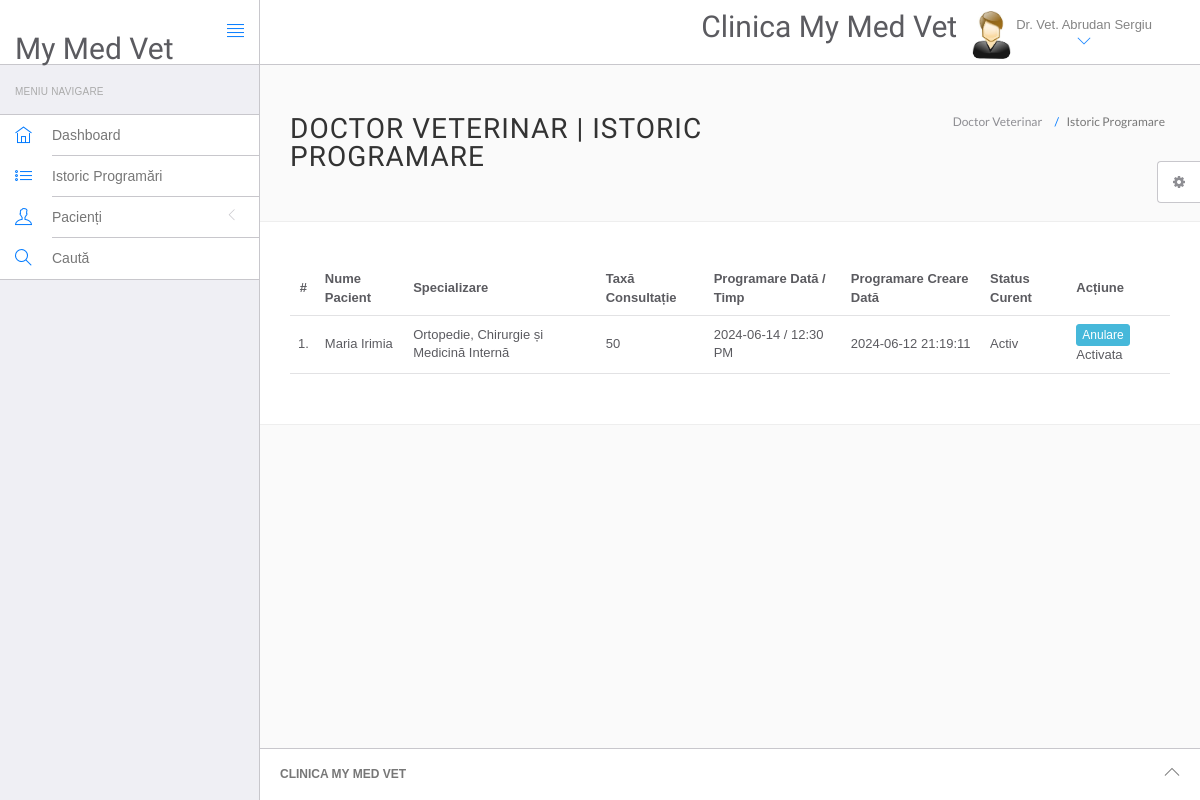
Before: /mymedvet/doctor/appointment-history.php (signed in) with the older database file.
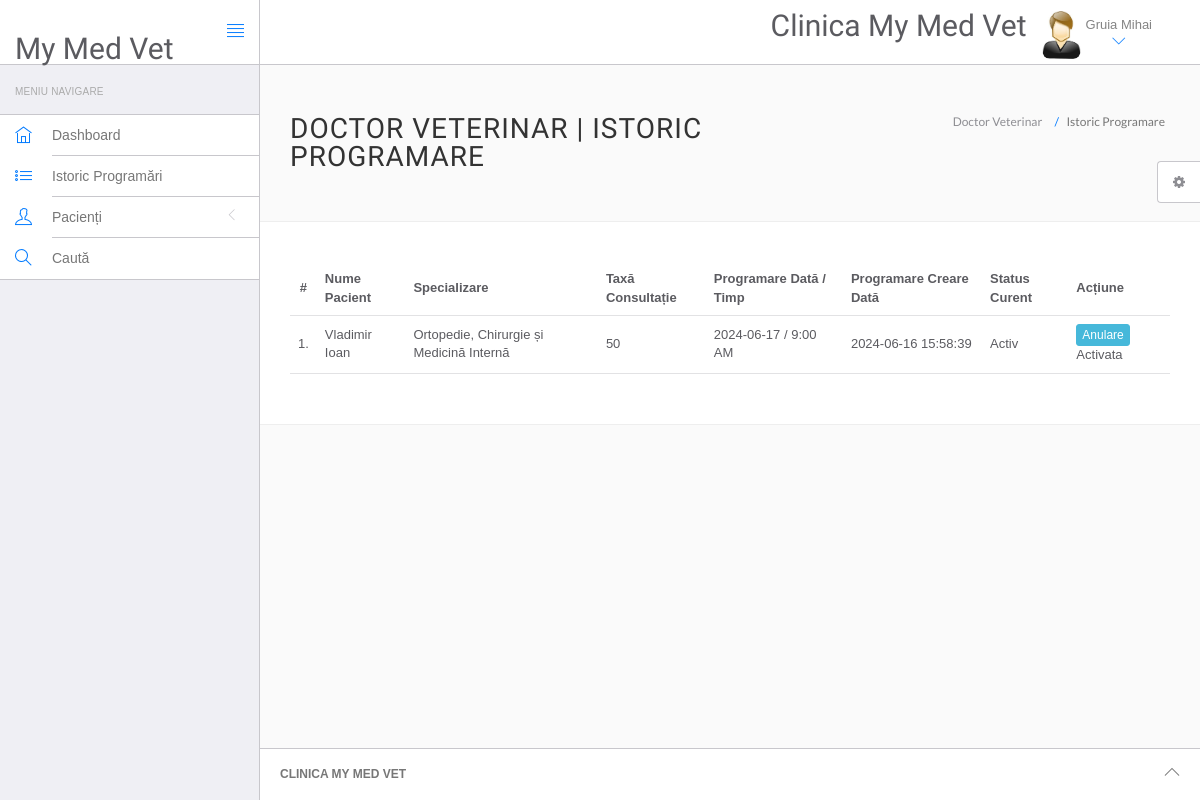
After: the same page with the newer database file.
### tables this page shows
CREATE TABLE `vetdoc` (
  `id` int(11) NOT NULL,
  `specialization` varchar(255) DEFAULT NULL,
  `vetdocName` varchar(255) DEFAULT NULL,
  `address` longtext DEFAULT NULL,
  `vetdocFees` varchar(255) DEFAULT NULL,
  `phoneNumber` bigint(12) DEFAULT NULL,
  `vetdocEmail` varchar(255) DEFAULT NULL,
  `password` varchar(255) DEFAULT NULL,
  `createDate` timestamp NULL DEFAULT current_timestamp(),
  `updateDate` timestamp NULL DEFAULT NULL ON UPDATE current_timestamp()
);

CREATE TABLE `appointment` (
  `id` int(11) NOT NULL,
  `vetdocSpecialization` varchar(255) DEFAULT NULL,
  `vetdocId` int(11) DEFAULT NULL,
  `userId` int(11) DEFAULT NULL,
  `consultancyFees` int(11) DEFAULT NULL,
  `appointmentDate` varchar(255) DEFAULT NULL,
  `appointmentTime` varchar(255) DEFAULT NULL,
  `postingDate` timestamp NULL DEFAULT current_timestamp(),
  `userStatus` int(11) DEFAULT NULL,
  `vetdocStatus` int(11) DEFAULT NULL,
  `updateDate` timestamp NULL DEFAULT NULL ON UPDATE current_timestamp()
);

CREATE TABLE `users` (
  `id` int(11) NOT NULL,
  `fullName` varchar(255) DEFAULT NULL,
  `address` longtext DEFAULT NULL,
  `city` varchar(255) DEFAULT NULL,
  `gender` varchar(255) DEFAULT NULL,
  `email` varchar(255) DEFAULT NULL,
  `password` varchar(255) DEFAULT NULL,
  `regDate` timestamp NULL DEFAULT current_timestamp(),
  `updateDate` timestamp NULL DEFAULT NULL ON UPDATE current_timestamp()
);

### mymedvet/doctor/appointment-history.php (the view, shortened to what the changed rows need)
<?php
include('include/config.php');
if(strlen($_SESSION['id']==0)) {
 header('location:logout.php');
  } else{
?>
<!DOCTYPE html>
<html lang="en">
	<head>
		<link rel="stylesheet" href="vendor/bootstrap/css/bootstrap.min.css">
		<link rel="stylesheet" href="vendor/fontawesome/css/font-awesome.min.css">
		<link rel="stylesheet" href="vendor/themify-icons/themify-icons.min.css">
		<link href="vendor/animate.css/animate.min.css" rel="stylesheet" media="screen">
		<link href="vendor/perfect-scrollbar/perfect-scrollbar.min.css" rel="stylesheet" media="screen">
		<link href="vendor/switchery/switchery.min.css" rel="stylesheet" media="screen">
		<link href="vendor/bootstrap-touchspin/jquery.bootstrap-touchspin.min.css" rel="stylesheet" media="screen">
		<link href="vendor/select2/select2.min.css" rel="stylesheet" media="screen">
		<link href="vendor/bootstrap-datepicker/bootstrap-datepicker3.standalone.min.css" rel="stylesheet" media="screen">
		<link href="vendor/bootstrap-timepicker/bootstrap-timepicker.min.css" rel="stylesheet" media="screen">
		<link rel="stylesheet" href="customstyle/css/styles.css">
		<link rel="stylesheet" href="customstyle/css/plugins.css">
		<link rel="stylesheet" href="customstyle/css/themes/theme-1.css" id="skin_color" />
	</head>
	<body>
		<div id="app">
			<div class="app-content">
					<?php include('include/header.php');?>
				<div class="main-content" >
					<div class="wrap-content container" id="container">
						<section id="page-title">
							<div class="row">
								<div class="col-sm-8">
									<h1 class="mainTitle">Doctor Veterinar | Istoric Programare</h1>
																	</div>
							</div>
						</section>
						<div class="container-fluid container-fullw bg-white">
									<div class="row">
								<div class="col-md-12">
									<table class="table table-hover" id="sample-table-1">
										<thead>
											<tr>
												<th class="center">#</th>
												<th class="hidden-xs">Nume Pacient</th>
												<th>Specializare</th>
												<th>Taxă Consultație</th>
												<th>Programare Dată / Timp </th>
												<th>Programare Creare Dată </th>
												<th>Status Curent</th>
												<th>Acțiune</th>
											</tr>
										</thead>
										<tbody>
<?php
$sql=mysqli_query($con,"select users.fullName as fname,appointment.*  from appointment join users on users.id=appointment.userId where appointment.vetdocId='".$_SESSION['id']."'");
$cnt=1;
while($row=mysqli_fetch_array($sql))
{
?>
											<tr>
												<td class="center"><?php echo $cnt;?>.</td>
												<td class="hidden-xs"><?php echo $row['fname'];?></td>
												<td><?php echo $row['vetdocSpecialization'];?></td>
												<td><?php echo $row['consultancyFees'];?></td>
												<td><?php echo $row['appointmentDate'];?> / <?php echo
												 $row['appointmentTime'];?>
												</td>
												<td><?php echo $row['postingDate'];?></td>
												<td>
<?php if(($row['userStatus']==1) && ($row['vetdocStatus']==1))
{
	echo "Activ";
}
												?></td>
											<td >
											<div class="visible-md visible-lg hidden-sm hidden-xs">
						<?php if(($row['userStatus']==1) && ($row['vetdocStatus']==1))
{ ?>
<a href="appointment-history.php?id=<?php echo $row['id']?>&cancel=update" onClick="return confirm('Sigur doriți să anulați această programare?')" class="btn btn-info btn-xs" title="Anulare Programare" tooltip-placement="top" tooltip="Remove">Anulare</a>
<?php } else {
	echo "Anulat";
	} ?>
	<?php if(($row['userStatus']==1) && ($row['vetdocStatus']==0))
{ ?>
<a href="appointment-history.php?id=<?php echo $row['id']?>&active=update" onClick="return confirm('Sigur doriți să acceptati această programare?')" class="btn btn-info btn-xs" title="Activare Programare" tooltip-placement="top" tooltip="Active">Activare</a>
<?php } else {
	echo "Activata";
	} ?>
											</tr>
											<?php
$cnt=$cnt+1;
											 }?>
										</tbody>
									</table>
								</div>
							</div>
								</div>
					</div>
				</div>
			</div>
		</div>
	</body>
</html>
<?php } ?>

### mymedvet/doctor/include/header.php (shortened to what the changed rows need)
<header class="navbar navbar-default navbar-static-top">
					<div class="navbar-header">
						<a class="navbar-brand" href="#">
							<h2 style="padding-top:20% ">My Med Vet</h2>
						</a>
					</div>
					<div class="navbar-collapse collapse">
						<ul class="nav navbar-right">
								<li  style="padding-top:2% ">
								<h2>Clinica My Med Vet</h2>
							</li>
							<li class="dropdown current-user">
								<a href class="dropdown-toggle" data-toggle="dropdown">
									<img src="customstyle/images/images.jpg" > <span class="username">
									<?php $query=mysqli_query($con,"select vetdocName from vetdoc where id='".$_SESSION['id']."'");
while($row=mysqli_fetch_array($query))
{
	echo $row['vetdocName'];
}
									?> <i class="ti-angle-down"></i></i></span>
								</a>
							</li>
						</ul>
					</div>
				</header>

Changed rows visible on the page:
removed vetdoc: vetdocName "Dr. Vet. Abrudan Sergiu"
removed appointment: userId.fullName "Maria Irimia", vetdocSpecialization "Ortopedie, Chirurgie și Medicină Internă", consultancyFees "50", appointmentDate "2024-06-14", appointmentTime "12:30 PM", postingDate "2024-06-12 21:19:11", userStatus "Activ"
added vetdoc: vetdocName "Gruia Mihai"
added appointment: userId.fullName "Vladimir Ioan", vetdocSpecialization "Ortopedie, Chirurgie și Medicină Internă", consultancyFees "50", appointmentDate "2024-06-17", appointmentTime "9:00 AM", postingDate "2024-06-16 15:58:39", userStatus "Activ"
